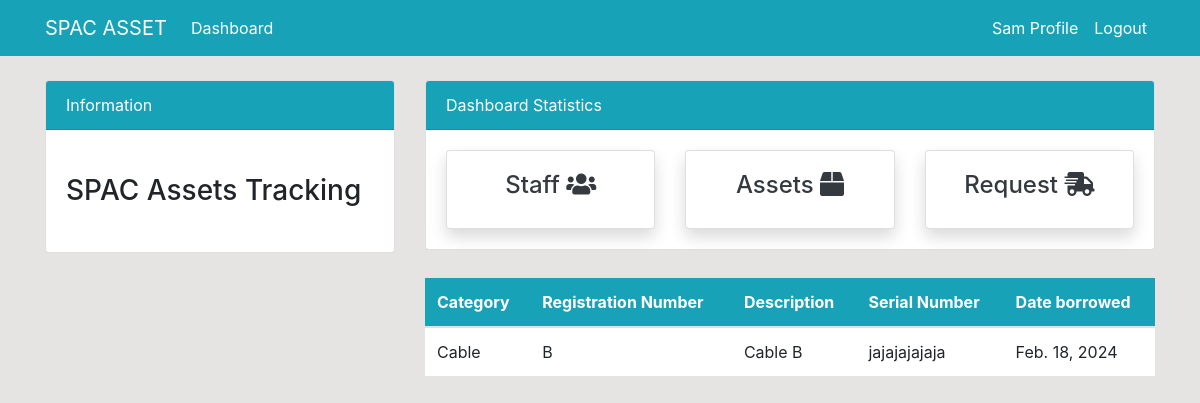
The app's page /dashboard/staff/details/5 (signed in), older data.
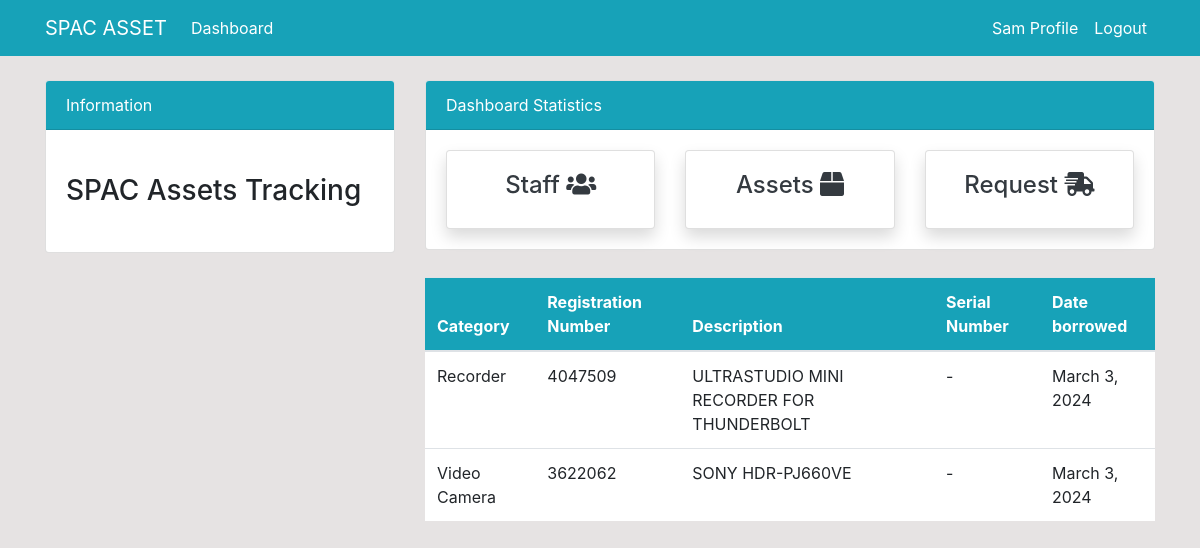
The same page, newer data.
### dashboard/models.py (models this page shows, shortened)
class BorrowTransaction(models.Model):
    asset = models.ForeignKey(Assets, on_delete=models.CASCADE)
    staff_member = models.ForeignKey(User, on_delete=models.CASCADE)
    date_borrowed = models.DateField(auto_now=True)
    date_returned = models.DateField(null=True, blank = True)

class Assets(models.Model):
    name = models.CharField(max_length = 100, null = True, verbose_name="Registration Number")
    category = models.CharField(max_length = 100, choices=CATEGORY, null = True)
    description = models.CharField(max_length=200, null = True)
    serial_number = models.CharField(max_length = 100, null = True)
    note = models.CharField(max_length=200, null = True)
    is_available = models.BooleanField(default=True)
    date_added = models.DateField()
    class Meta:
        verbose_name_plural = 'Store'

### dashboard/views.py (the view)
# urls.py: path('staff/details/<int:pk>', views.staff_details, name = 'dashboard-staff-details'),
@login_required(login_url='user-login')
def staff_details(request, pk):
    workers = User.objects.get(id=pk)
    items_borrowed = BorrowTransaction.objects.all().filter(date_returned=None)
    items_borrowed = items_borrowed.filter(staff_member=workers)
    context = {
        'workers': workers,
        'items_borrowed': items_borrowed
    }
    return render(request, 'dashboard/staff_details.html', context)

### templates/dashboard/staff_details.html (shortened to what this page needs)
{% extends 'partials/base.html' %}
{% block content %}
{% include 'partials/topside.html' %}
<div class="row my-4">
    <div class="col-md-4"></div>
    <div class="col-md-8">
        <table class="table bg-white">
            <thead class="bg-info text-white">
                <tr>
                    <th scope="col">Category</th>
                    <th scope="col">Registration Number</th>
                    <th scope="col">Description</th>
                    <th scope="col">Serial Number</th>
                    <th scope="col">Date borrowed</th>
                </tr>
            </thead>
            <tbody>
                {% for items_borrowed in items_borrowed %}
                <tr>
                    <td>{{ items_borrowed.asset.category }}</td>
                    <td>{{ items_borrowed.asset.name }}</td>
                    <td>{{ items_borrowed.asset.description }}</td>
                    <td>{{ items_borrowed.asset.serial_number }}</td>
                    <td>{{ items_borrowed.date_borrowed }}</td>
                </tr>
                {% endfor %}
            </tbody>
        </table>
    </div>
</div>
{% endblock %}

Row changes from the older to the newer data that the page shows:
removed BorrowTransaction: asset.category "Cable", asset.name "B", asset.description "Cable B", asset.serial_number "jajajajajaja", date_borrowed "Feb. 18, 2024"
added BorrowTransaction: asset.category "Recorder", asset.name "4047509", asset.description "ULTRASTUDIO MINI RECORDER FOR THUNDERBOLT", asset.serial_number "-", date_borrowed "March 3, 2024"
added BorrowTransaction: asset.category "Video Camera", asset.name "3622062", asset.description "SONY HDR-PJ660VE", asset.serial_number "-", date_borrowed "March 3, 2024"
